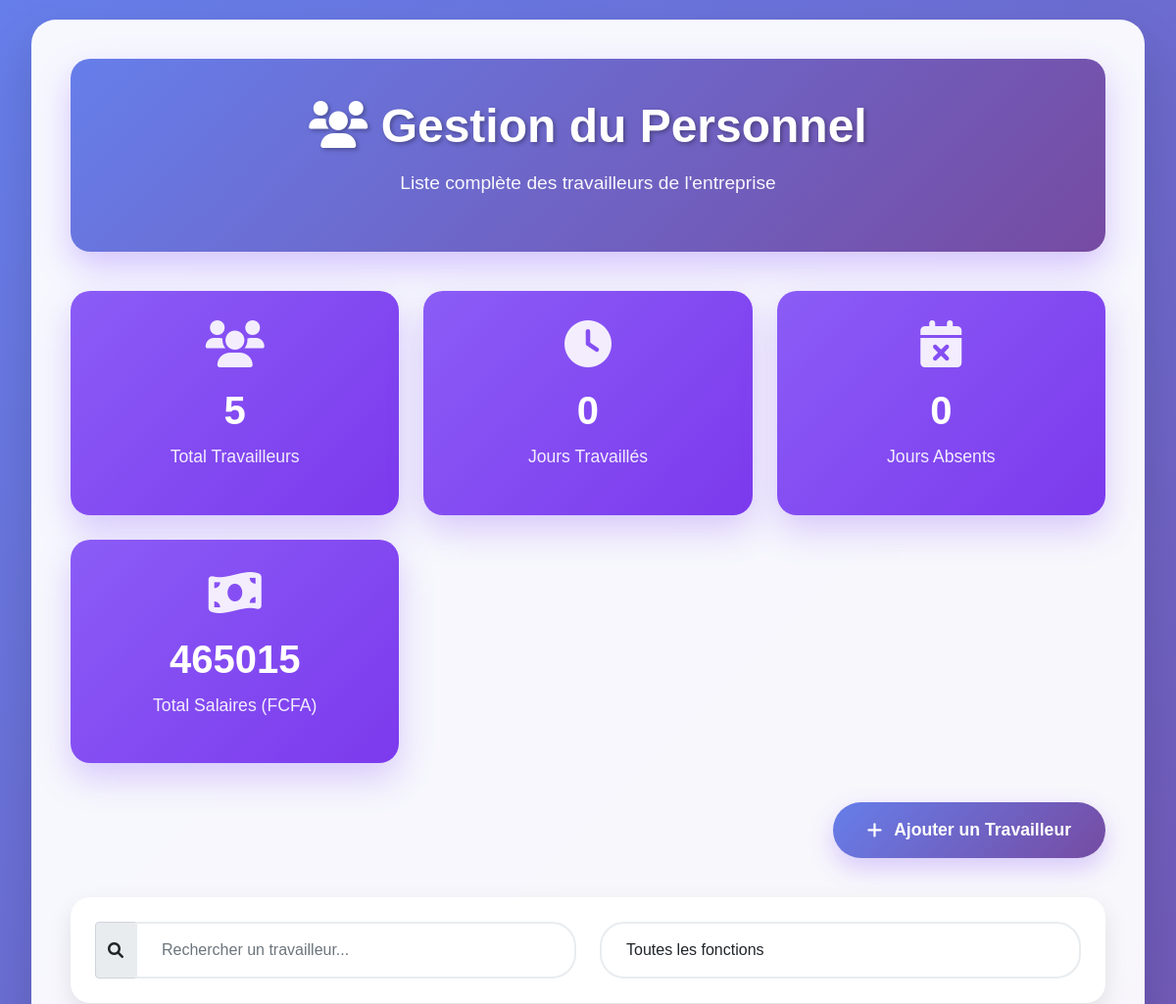
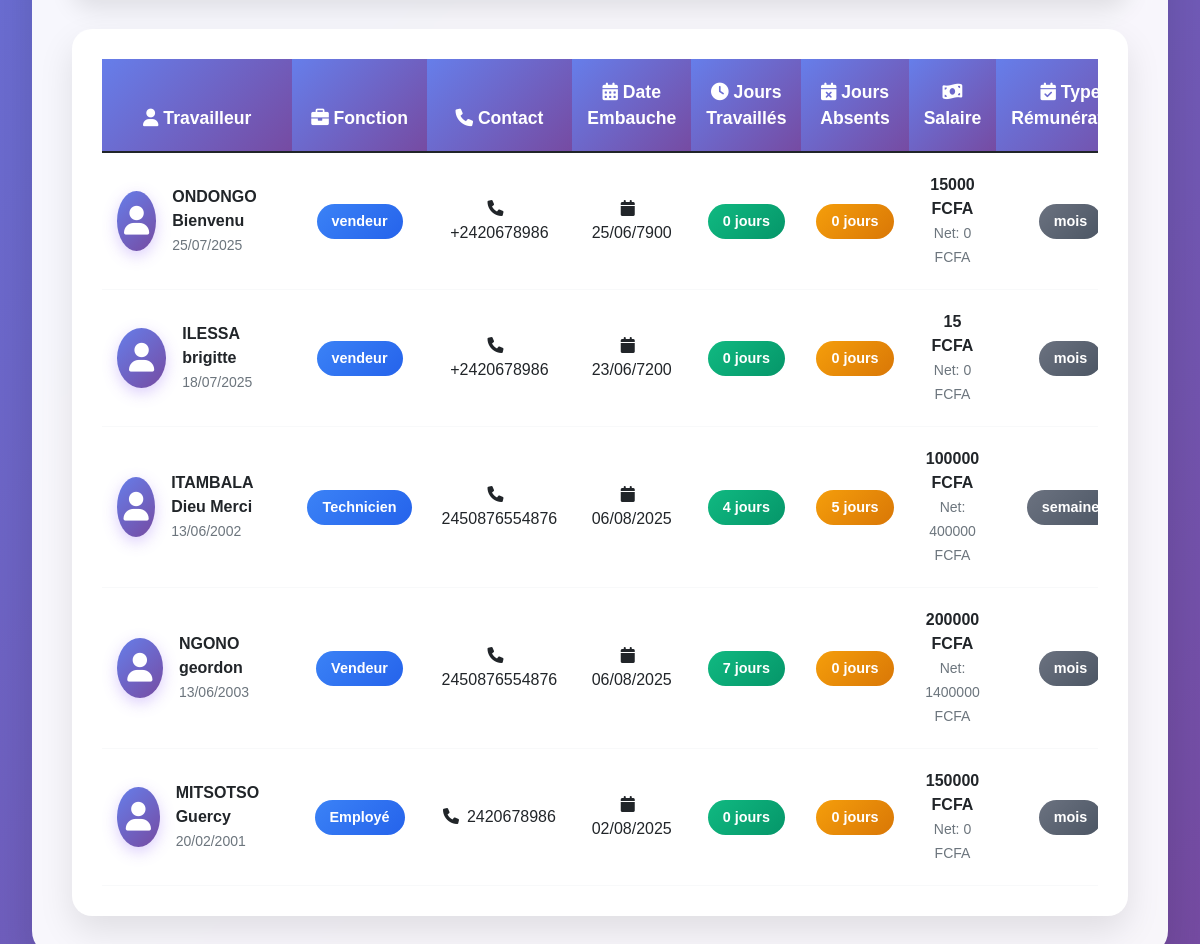
/gproduit/listepersonnel/, run on the app's committed database (2 pictures, top to bottom).
### gproduit/models.py (models this page shows, shortened)
class Travailleurs(models.Model):
    nom = models.CharField(max_length = 100)
    prenom = models.CharField(max_length = 100)
    date_naiss =models.DateField()
    contacts =models.CharField(max_length = 30)
    date_embau=models.DateField()
    jour_travailler= models.PositiveIntegerField()
    jour_absen= models.PositiveIntegerField()
    observation = models.TextField()
    fonction = models.CharField(max_length = 100,choices=FONCTION_CHOICES)
    renumere_par = models.CharField(max_length=18,choices = type_renum)
    salaire = models.DecimalField(max_digits =20,decimal_places =2)
    @property
    def net(self):
        payer = self.salaire * self.jour_travailler
        return payer

### gproduit/views.py (the view)
# urls.py: path('listepersonnel/', liste_travailleurs, name="listepersonnel"),
def liste_travailleurs(request):
    try:
        travailleurs = Travailleurs.objects.all().order_by('-date_embau')
        total_salaire = sum(travailleur.salaire for travailleur in travailleurs)
        context = {
            'travailleurs': travailleurs,
            'total_salaire': total_salaire,
            'total_travailleurs': travailleurs.count()
        }
        return render(request, 'liste_trav.html', context)
    except Exception as e:
        logger.error(f"Erreur lors du chargement de la liste des travailleurs: {e}")
        messages.error(request, "Une erreur s'est produite lors du chargement de la liste des travailleurs.")
        return render(request, 'liste_trav.html', {'travailleurs': [], 'total_salaire': 0, 'total_travailleurs': 0})

### gproduit/templates/liste_trav.html (shortened to what this page needs)
<!DOCTYPE html>
<html lang="fr">
{% load static %}
<head>
    <link href="https://cdnjs.cloudflare.com/ajax/libs/font-awesome/6.0.0/css/all.min.css" rel="stylesheet">
    <link href="https://cdn.jsdelivr.net/npm/bootstrap@5.1.3/dist/css/bootstrap.min.css" rel="stylesheet">
</head>
<body>
    <div class="container-fluid">
        <div class="main-container">
            <div class="header-section">
                <h1><i class="fas fa-users"></i> Gestion du Personnel</h1>
                <p>Liste complète des travailleurs de l'entreprise</p>
            </div>
            <div class="stats-cards">
                <div class="stat-card">
                    <i class="fas fa-users"></i>
                    <h3>{{ total_travailleurs|default:"0" }}</h3>
                    <p>Total Travailleurs</p>
                </div>
                <div class="stat-card">
                    <i class="fas fa-clock"></i>
                    <h3>{{ total_jours_travailles|default:"0" }}</h3>
                    <p>Jours Travaillés</p>
                </div>
                <div class="stat-card">
                    <i class="fas fa-calendar-times"></i>
                    <h3>{{ total_jours_absents|default:"0" }}</h3>
                    <p>Jours Absents</p>
                </div>
                <div class="stat-card">
                    <i class="fas fa-money-bill-wave"></i>
                    <h3>{{ total_salaire|floatformat:0|default:"0" }}</h3>
                    <p>Total Salaires (FCFA)</p>
                </div>
            </div>
            <div class="action-buttons">
                <a href="{% url 'ajoutravailleur' %}" class="btn-add">
                    <i class="fas fa-plus"></i>
                    Ajouter un Travailleur
                </a>
            </div>
            <div class="search-container">
                <div class="row">
                    <div class="col-md-6">
                        <div class="input-group">
                            <span class="input-group-text"><i class="fas fa-search"></i></span>
                            <input type="text" class="form-control" id="searchInput" placeholder="Rechercher un travailleur...">
                        </div>
                    </div>
                    <div class="col-md-6">
                        <select class="form-control" id="filterFunction">
                            <option value="">Toutes les fonctions</option>
                        </select>
                    </div>
                </div>
            </div>
            <div class="table-container">
                <div class="table-responsive">
                    <table class="table table-hover" id="travailleursTable">
                        <thead>
                            <tr>
                                <th><i class="fas fa-user"></i> Travailleur</th>
                                <th><i class="fas fa-briefcase"></i> Fonction</th>
                                <th><i class="fas fa-phone"></i> Contact</th>
                                <th><i class="fas fa-calendar-alt"></i> Date Embauche</th>
                                <th><i class="fas fa-clock"></i> Jours Travaillés</th>
                                <th><i class="fas fa-calendar-times"></i> Jours Absents</th>
                                <th><i class="fas fa-money-bill-wave"></i> Salaire</th>
                                <th><i class="fas fa-calendar-check"></i> Type Rémunération</th>
                            </tr>
                        </thead>
                        <tbody>
                            {% for travailleur in travailleurs %}
                            <tr>
                                <td>
                                    <div class="d-flex align-items-center justify-content-center">
                                        <div class="avatar me-3">
                                            <i class="fas fa-user"></i>
                                        </div>
                                        <div class="text-start">
                                            <strong>{{ travailleur.nom }} {{ travailleur.prenom }}</strong><br>
                                            <small class="text-muted">{{ travailleur.date_naiss|date:"d/m/Y" }}</small>
                                        </div>
                                    </div>
                                </td>
                                <td>
                                    <span class="badge badge-info">{{ travailleur.fonction }}</span>
                                </td>
                                <td>
                                    <i class="fas fa-phone me-2"></i>{{ travailleur.contacts }}
                                </td>
                                <td>
                                    <i class="fas fa-calendar me-2"></i>{{ travailleur.date_embau|date:"d/m/Y" }}
                                </td>
                                <td>
                                    <span class="badge badge-success">{{ travailleur.jour_travailler }} jours</span>
                                </td>
                                <td>
                                    <span class="badge badge-warning">{{ travailleur.jour_absen }} jours</span>
                                </td>
                                <td>
                                    <strong>{{ travailleur.salaire|floatformat:0 }} FCFA</strong><br>
                                    <small class="text-muted">Net: {{ travailleur.net|floatformat:0 }} FCFA</small>
                                </td>
                                <td>
                                    <span class="badge badge-secondary">{{ travailleur.renumere_par }}</span>
                                </td>
                            </tr>
                            {% endfor %}
                        </tbody>
                    </table>
                </div>
            </div>
        </div>
    </div>
</body>
</html>

### gproduit/templates/liste_trav.html (style rules this page uses)
body { background: linear-gradient(135deg, #667eea 0%, #764ba2 100%); min-height: 100vh; font-family: Arial, sans-serif; }
.main-container { background: rgba(255, 255, 255, 0.95); border-radius: 25px; box-shadow: 0 25px 50px rgba(0, 0, 0, 0.15); margin: 20px; padding: 40px; backdrop-filter: blur(10px); }
.header-section { background: linear-gradient(135deg, #667eea 0%, #764ba2 100%); color: white; border-radius: 20px; padding: 40px; margin-bottom: 40px; text-align: center; box-shadow: 0 15px 35px rgba(129, 75, 254, 0.3); }
.header-section h1 { font-size: 3rem; font-weight: bold; margin-bottom: 15px; text-shadow: 2px 2px 4px rgba(0, 0, 0, 0.3); }
.header-section p { font-size: 1.2rem; opacity: 0.95; }
.stats-cards { display: grid; grid-template-columns: repeat(auto-fit, minmax(280px, 1fr)); gap: 25px; margin-bottom: 40px; }
.stat-card { background: linear-gradient(135deg, #8B5CF6 0%, #7C3AED 100%); color: white; border-radius: 20px; padding: 30px; text-align: center; box-shadow: 0 15px 35px rgba(139, 92, 246, 0.3); transition: all 0.4s ease; position: relative; overflow: hidden; }
.stat-card::before { content: ''; position: absolute; top: 0; left: -100%; width: 100%; height: 100%; background: linear-gradient(90deg, transparent, rgba(255, 255, 255, 0.2), transparent); transition: left 0.5s; }
.stat-card i { font-size: 3rem; margin-bottom: 20px; opacity: 0.9; }
.stat-card h3 { font-size: 2.5rem; font-weight: bold; margin-bottom: 10px; }
.stat-card p { font-size: 1.1rem; opacity: 0.9; }
.action-buttons { margin-bottom: 40px; text-align: right; }
.btn-add { background: linear-gradient(135deg, #667eea 0%, #764ba2 100%); border: none; color: white; padding: 15px 35px; border-radius: 30px; font-weight: bold; font-size: 1.1rem; text-decoration: none; display: inline-flex; align-items: center; gap: 12px; transition: all 0.4s ease; box-shadow: 0 10px 25px rgba(139, 92, 246, 0.3); position: relative; overflow: hidden; }
.btn-add::before { content: ''; position: absolute; top: 0; left: -100%; width: 100%; height: 100%; background: linear-gradient(90deg, transparent, rgba(255, 255, 255, 0.2), transparent); transition: left 0.5s; }
.table-container { background: white; border-radius: 20px; padding: 30px; box-shadow: 0 15px 35px rgba(0, 0, 0, 0.1); }
.table { margin-bottom: 0; }
.table thead th { background: linear-gradient(135deg, #667eea 0%, #764ba2 100%); color: white; border: none; padding: 20px 15px; font-weight: bold; font-size: 1.1rem; text-align: center; }
.table tbody tr { transition: all 0.3s ease; border-bottom: 1px solid #f8f9fa; }
.table tbody td { padding: 20px 15px; vertical-align: middle; text-align: center; }
.badge { padding: 10px 15px; border-radius: 25px; font-weight: bold; font-size: 0.9rem; }
.badge-success { background: linear-gradient(135deg, #10B981 0%, #059669 100%); color: white; }
.badge-warning { background: linear-gradient(135deg, #F59E0B 0%, #D97706 100%); color: white; }
.badge-info { background: linear-gradient(135deg, #3B82F6 0%, #2563EB 100%); color: white; }
.badge-secondary { background: linear-gradient(135deg, #6B7280 0%, #4B5563 100%); color: white; }
.avatar { width: 60px; height: 60px; border-radius: 50%; background: linear-gradient(135deg, #667eea 0%, #764ba2 100%); display: flex; align-items: center; justify-content: center; color: white; font-size: 1.8rem; box-shadow: 0 5px 15px rgba(139, 92, 246, 0.3); }
.search-container { background: white; border-radius: 20px; padding: 25px; margin-bottom: 30px; box-shadow: 0 10px 25px rgba(0, 0, 0, 0.1); }
.form-control { border-radius: 25px; border: 2px solid #e9ecef; padding: 15px 25px; font-size: 1rem; }

### data on the page
Travailleurs: nom "ONDONGO", prenom "Bienvenu", date_naiss "25/07/2025", fonction "vendeur", contacts "+2420678986", date_embau "25/06/7900", jour_travailler "0", jour_absen "0", salaire "15000", net "0", renumere_par "mois"
Travailleurs: nom "ILESSA", prenom "brigitte", date_naiss "18/07/2025", fonction "vendeur", contacts "+2420678986", date_embau "23/06/7200", jour_travailler "0", jour_absen "0", salaire "15", net "0", renumere_par "mois"
Travailleurs: nom "ITAMBALA", prenom "Dieu Merci", date_naiss "13/06/2002", fonction "Technicien", contacts "2450876554876", date_embau "06/08/2025", jour_travailler "4", jour_absen "5", salaire "100000", net "400000", renumere_par "semaine"
Travailleurs: nom "NGONO", prenom "geordon", date_naiss "13/06/2003", fonction "Vendeur", contacts "2450876554876", date_embau "06/08/2025", jour_travailler "7", jour_absen "0", salaire "200000", net "1400000", renumere_par "mois"
Travailleurs: nom "MITSOTSO", prenom "Guercy", date_naiss "20/02/2001", fonction "Employé", contacts "2420678986", date_embau "02/08/2025", jour_travailler "0", jour_absen "0", salaire "150000", net "0", renumere_par "mois"

### other printed values
{{ total_travailleurs|default:"0" }} "5"
{{ total_jours_travailles|default:"0" }} "0"
{{ total_jours_absents|default:"0" }} "0"
{{ total_salaire|floatformat:0|default:"0" }} "465015"
